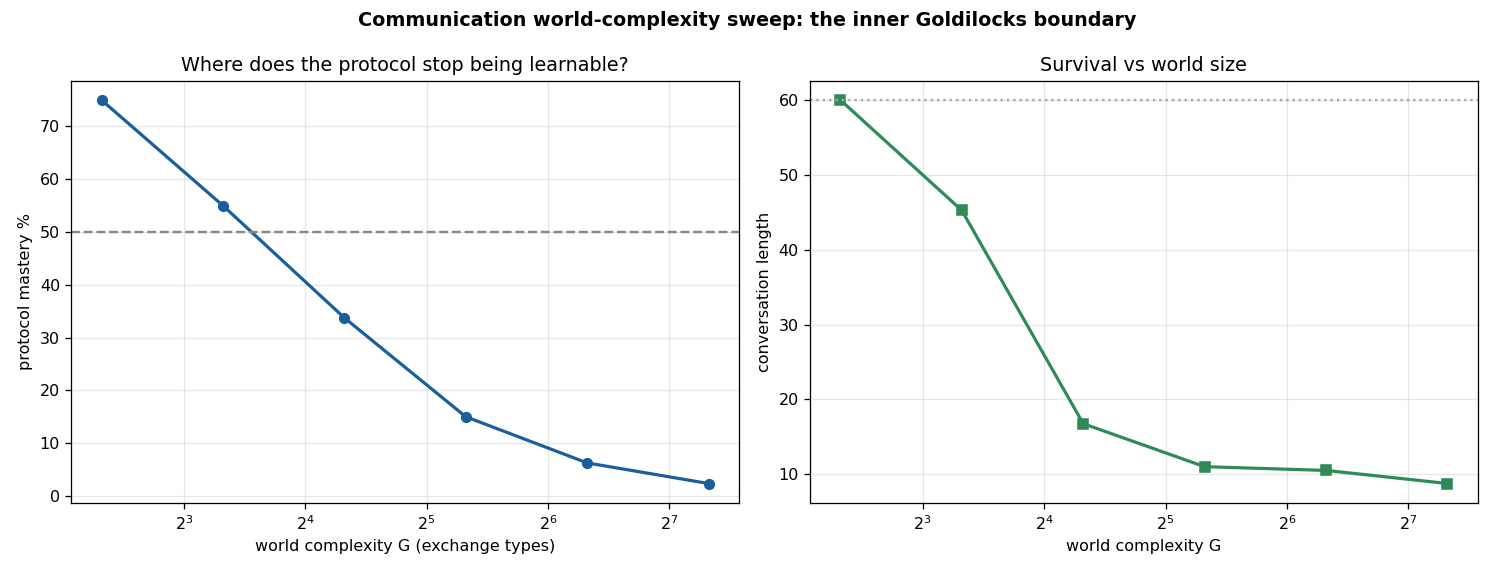

Python code for this plot:
"""WORLD-COMPLEXITY SWEEP: scale the meaning-world and find where the communication
protocol stops being learnable -- the INNER Goldilocks boundary for communication.

The proxy grammar has G exchange types (G distinct prompts, each with ONE accepted
response -- a permutation phrasebook over V=G words). A reflex (constant reply) gets
only 1/G accepted, so it can't fake it; the organism must learn the whole mapping to
survive. We hold resources FIXED (gens, conversation length) and sweep G. Mastery
holds while G is small; past some G the per-prompt selection signal is too sparse to
learn -> mastery collapses to chance. That knee is the empirical ceiling -- how much
world this substrate can support before overshooting into unlearnable.
"""
# --- EEC path bootstrap ---
import os as _o, sys as _s
_s.path.insert(0, _o.path.join(_o.path.dirname(_o.path.abspath(__file__)), "..", "..", "engine"))

import os
import numpy as np
import matplotlib
matplotlib.use("Agg")
import matplotlib.pyplot as plt
from multiprocessing import Pool
from evolve import MUT_RATE, MUT_SCALE, POP_SIZE
from mind import reproduce

GENS = int(os.environ.get("EEC_MGENS", "150"))
SEEDS = list(range(int(os.environ.get("EEC_SEEDS", "4"))))
E0, TMAX = 15.0, 60
GRID = [5, 10, 20, 40, 80, 160]


class Speaker:
    def __init__(self, V, rng): self.W = rng.normal(0, 1.0, (V, V)).astype(np.float32)
    def copy(self):
        g = Speaker.__new__(Speaker); g.W = self.W.copy(); return g
    def mutate(self, rng):
        m = rng.random(self.W.shape) < MUT_RATE
        self.W += m*rng.normal(0, 1, self.W.shape).astype(np.float32)*(MUT_SCALE*(np.abs(self.W)+0.2))
    def replies(self, prompts): return self.W[prompts].argmax(1)


def converse(org, perm, rng):
    V = len(perm); e = E0; turns = 0; ok = 0; prompt = 0
    while e > 0 and turns < TMAX:
        r = int(org.W[prompt].argmax())
        if r == perm[prompt]: e += 1.0; ok += 1
        else: e -= 2.0
        turns += 1; prompt = int(rng.integers(0, V))
    return turns, ok


def cell(task):
    G, seed = task
    rng = np.random.default_rng(seed)
    perm = rng.permutation(G)                      # prompt i -> accepted response perm[i]
    pop = [Speaker(G, rng) for _ in range(POP_SIZE)]
    for g in range(GENS):
        fits = np.array([converse(m, perm, np.random.default_rng(seed*7919+g))[0] for m in pop])
        pop = reproduce(pop, fits, rng)
    best = max(pop, key=lambda m: converse(m, perm, np.random.default_rng(seed+1))[0])
    mastery = float(np.mean(best.W.argmax(1) == perm))
    surv, _ = converse(best, perm, np.random.default_rng(seed+9))
    return (G, dict(mastery=mastery, surv=surv, chance=1.0/G))


def main():
    tasks = [(G, s) for G in GRID for s in SEEDS]
    print(f"world-complexity sweep: G(exchanges) in {GRID} x {len(SEEDS)} seeds "
          f"(gens={GENS}, conversation<= {TMAX} turns)", flush=True)
    with Pool(min(18, len(tasks))) as p:
        res = p.map(cell, tasks, chunksize=1)
    agg = {}
    for G, d in res: agg.setdefault(G, []).append(d)
    mast = [np.mean([d["mastery"] for d in agg[G]]) for G in GRID]
    surv = [np.mean([d["surv"] for d in agg[G]]) for G in GRID]
    print("\n   G   mastery   survival(/%d)   chance" % TMAX)
    for i, G in enumerate(GRID):
        print(f"  {G:>3}   {mast[i]*100:5.1f}%   {surv[i]:>6.1f}        {1.0/G:.3f}")
    knee = next((G for i, G in enumerate(GRID) if mast[i] < 0.5), GRID[-1])
    print(f"\nmastery falls below 50% at G={knee}  -> inner Goldilocks boundary for this"
          f" substrate at fixed resources (gens={GENS}, {TMAX} turns/convo).")

    fig, ax = plt.subplots(1, 2, figsize=(13, 5))
    ax[0].plot(GRID, [m*100 for m in mast], "o-", color="#1b5e9e", lw=2)
    ax[0].axhline(50, ls="--", color="#888"); ax[0].set_xscale("log", base=2)
    ax[0].set_xlabel("world complexity G (exchange types)"); ax[0].set_ylabel("protocol mastery %")
    ax[0].set_title("Where does the protocol stop being learnable?"); ax[0].grid(alpha=.3)
    ax[1].plot(GRID, surv, "s-", color="#2e8b57", lw=2); ax[1].axhline(TMAX, ls=":", color="#aaa")
    ax[1].set_xscale("log", base=2); ax[1].set_xlabel("world complexity G"); ax[1].set_ylabel("conversation length")
    ax[1].set_title("Survival vs world size"); ax[1].grid(alpha=.3)
    fig.suptitle("Communication world-complexity sweep: the inner Goldilocks boundary", weight="bold")
    plt.tight_layout()
    out = os.path.join(os.path.dirname(os.path.abspath(__file__)), "hello_scale.png")
    plt.savefig(out, dpi=115); print("saved", out)


if __name__ == "__main__":
    main()
